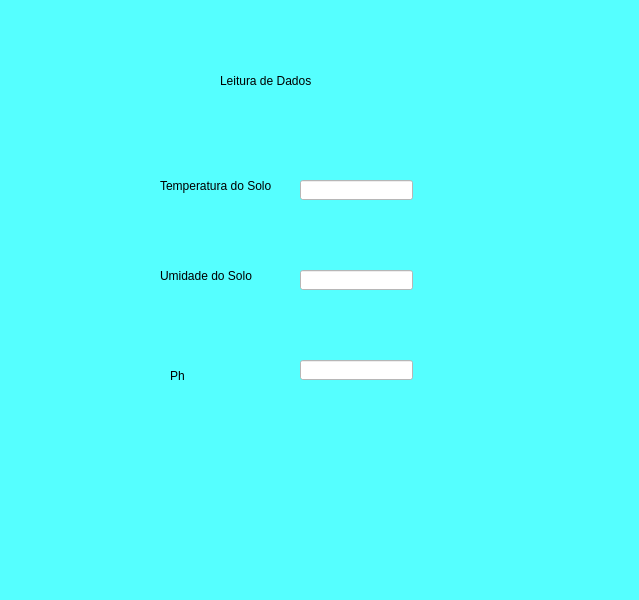
<?xml version="1.0" encoding="UTF-8"?>
<ui version="4.0">
 <class>MainWindow</class>
 <widget class="QMainWindow" name="MainWindow">
  <property name="geometry">
   <rect>
    <x>0</x>
    <y>0</y>
    <width>639</width>
    <height>600</height>
   </rect>
  </property>
  <property name="windowTitle">
   <string>MainWindow</string>
  </property>
  <property name="styleSheet">
   <string notr="true">background-color: rgb(85, 255, 255);</string>
  </property>
  <widget class="QWidget" name="centralwidget">
   <widget class="QLineEdit" name="lineEdit">
    <property name="geometry">
     <rect>
      <x>300</x>
      <y>180</y>
      <width>113</width>
      <height>20</height>
     </rect>
    </property>
    <property name="styleSheet">
     <string notr="true">background-color: rgb(255, 255, 255);</string>
    </property>
   </widget>
   <widget class="QLineEdit" name="lineEdit_2">
    <property name="geometry">
     <rect>
      <x>300</x>
      <y>270</y>
      <width>113</width>
      <height>20</height>
     </rect>
    </property>
    <property name="styleSheet">
     <string notr="true">background-color: rgb(255, 255, 255);</string>
    </property>
   </widget>
   <widget class="QLineEdit" name="lineEdit_3">
    <property name="geometry">
     <rect>
      <x>300</x>
      <y>360</y>
      <width>113</width>
      <height>20</height>
     </rect>
    </property>
    <property name="styleSheet">
     <string notr="true">background-color: rgb(255, 255, 255);</string>
    </property>
   </widget>
   <widget class="QLabel" name="label">
    <property name="geometry">
     <rect>
      <x>160</x>
      <y>170</y>
      <width>111</width>
      <height>31</height>
     </rect>
    </property>
    <property name="text">
     <string>Temperatura do Solo</string>
    </property>
   </widget>
   <widget class="QLabel" name="label_2">
    <property name="geometry">
     <rect>
      <x>160</x>
      <y>260</y>
      <width>111</width>
      <height>31</height>
     </rect>
    </property>
    <property name="text">
     <string>Umidade do Solo</string>
    </property>
   </widget>
   <widget class="QLabel" name="label_3">
    <property name="geometry">
     <rect>
      <x>170</x>
      <y>360</y>
      <width>111</width>
      <height>31</height>
     </rect>
    </property>
    <property name="text">
     <string>Ph</string>
    </property>
   </widget>
   <widget class="QLabel" name="label_4">
    <property name="geometry">
     <rect>
      <x>220</x>
      <y>60</y>
      <width>141</width>
      <height>41</height>
     </rect>
    </property>
    <property name="text">
     <string>Leitura de Dados</string>
    </property>
   </widget>
  </widget>
  <widget class="QMenuBar" name="menubar">
   <property name="geometry">
    <rect>
     <x>0</x>
     <y>0</y>
     <width>639</width>
     <height>21</height>
    </rect>
   </property>
  </widget>
  <widget class="QStatusBar" name="statusbar"/>
 </widget>
 <resources/>
 <connections/>
</ui>
